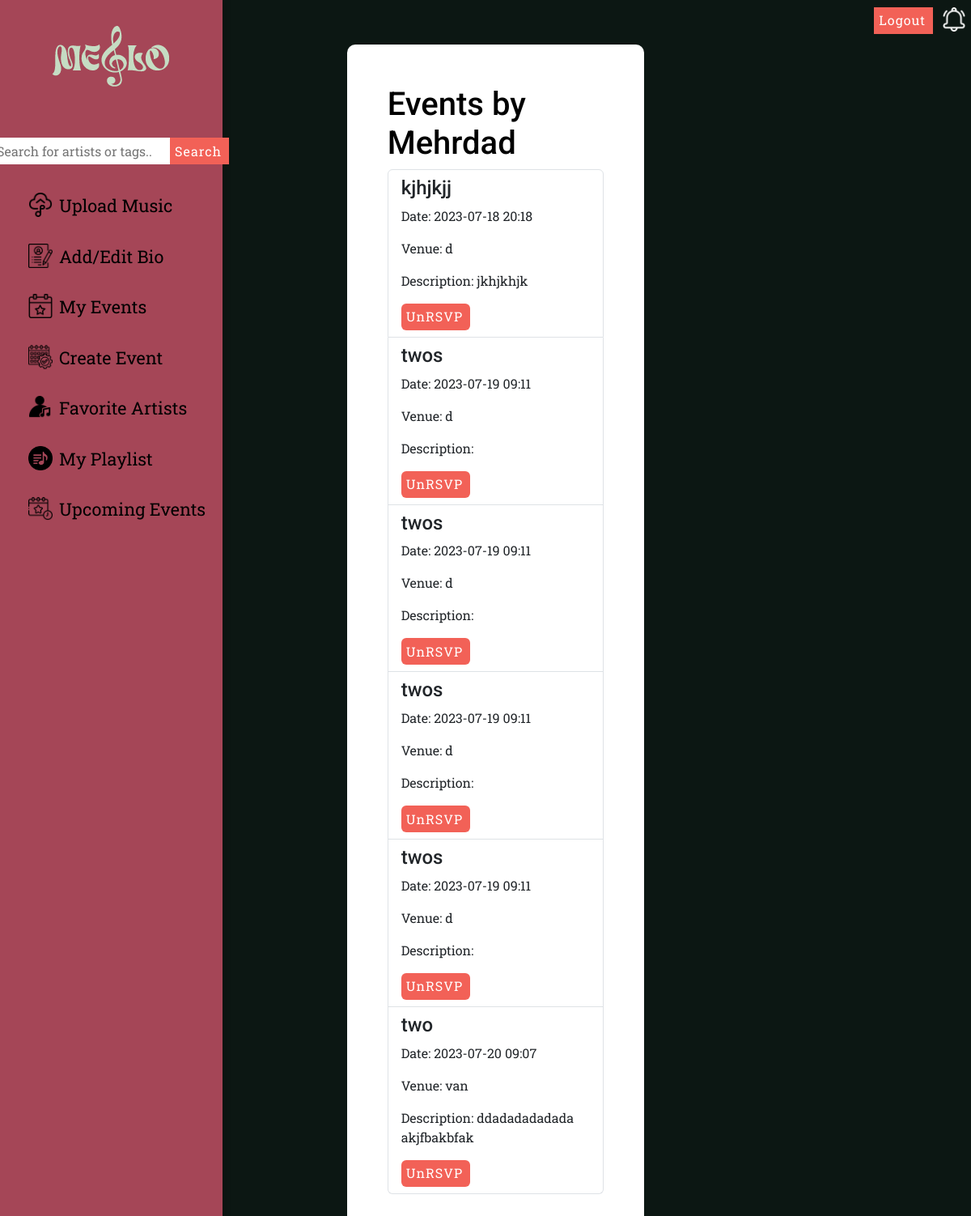
Page /view-events/1 (signed in) on the committed database.
### models.py (models this page shows, shortened)
class User(UserMixin, db.Model):
    id = db.Column(db.Integer, primary_key=True, autoincrement=True)
    username = db.Column(db.String(80), nullable=False, unique=True)
    password = db.Column(db.String(120), nullable=False)
    user_type = db.Column(db.String(10), nullable=False)
    date_join = db.Column(db.DateTime, nullable=False, default=datetime.utcnow)
    user_email = db.Column(db.String(120), nullable=True)
    first_name = db.Column(db.String(80), nullable=False)
    last_name = db.Column(db.String(80), nullable=False)
    notifications = db.relationship('Notification', backref='user', lazy=True)
    type = db.Column(db.String(50))
    followed_ids = db.Column(db.String(1000), default='')
    ...
    __mapper_args__ = {
        'polymorphic_identity': 'user',
        'polymorphic_on': type,
    }
    ...

class Artist(User):
    user_id = db.Column(db.Integer, db.ForeignKey('user.id'), primary_key=True)
    artist_stagename = db.Column(db.String(80), nullable=False)
    artist_city = db.Column(db.String(80), nullable=False)
    artist_tags = db.Column(db.String(80), nullable=False)
    artist_biography = db.Column(db.Text, nullable=True)
    albums = db.relationship('Album', backref='artist', lazy=True)
    events = db.relationship('Event', backref='artist', lazy=True)
    __mapper_args__ = {
        'polymorphic_identity': 'artist',
    }

class Event(db.Model):
    event_id = db.Column(db.Integer, primary_key=True)
    event_title = db.Column(db.String(80), nullable=False)
    event_date = db.Column(db.DateTime, nullable=False)
    event_venue = db.Column(db.String(80), nullable=False)
    description = db.Column(db.Text, nullable=False)
    artist_id = db.Column(db.Integer, db.ForeignKey('artist.user_id'))
    user_events = db.relationship('UserEvent', backref='event', lazy=True)

### app.py (the view)
@app.route('/view-events/<int:artist_id>', methods=['GET'])
def view_events(artist_id):
    events = Event.query.filter_by(artist_id=artist_id).order_by(Event.event_date).all()
    artist = Artist.query.get_or_404(artist_id)
    notifications = get_notifications()
    return render_template('view_events.html', artist_name=artist.artist_stagename, events=events, notifications=notifications)

### app.py (called while the page is built)
@login_manager.user_loader
def load_user(user_id):
    return User.query.get(int(user_id))

def get_notifications():
    return Notification.query.filter_by(user_id=current_user.id).order_by(Notification.timestamp.desc()).all()

### templates/view_events.html (shortened to what this page needs)
{% extends 'base.html' %} {% block title %}View Events{% endblock %} {% block
extra_links %}
<link rel="stylesheet" href="../static/upload.css" />
{% endblock %} {% block content %}
<main class="view-events-page">
  <div class="container">
    <div class="box">
      <div class="box-content">
        <h1>Events by {{ artist_name }}</h1>
        {% if events %}
        <div class="uploaded-songs">
          <ul class="list-group">
            {% for event in events %}
            <li class="list-group-item">
              <h2>{{ event.event_title }}</h2>
              <p>Date: {{ event.event_date.strftime('%Y-%m-%d %H:%M') }}</p>
              <p>Venue: {{ event.event_venue }}</p>
              <p>Description: {{ event.description }}</p>
              {% if event.event_id in user_rsvp %}
              <form
                action="{{ url_for('unrsvp', event_id=event.event_id) }}"
                method="POST"
              >
                <div class="upload-button">
                  <input type="submit" value="UnRSVP" />
                </div>
              </form>
              {% else %}
              <form
                action="{{ url_for('unrsvp', event_id=event.event_id) }}"
                method="POST"
              >
                <div class="upload-button">
                  <input type="submit" value="UnRSVP" class="btn btn-danger" />
                </div>
              </form>
              {% endif %}
            </li>
            {% endfor %}
          </ul>
        </div>
        {% else %}
        <p>No events found.</p>
        {% endif %}
      </div>
    </div>
  </div>
</main>
{% endblock %}

### templates/base.html (shortened to what this page needs)
<!DOCTYPE html>
<html lang="en">
<head>
    <link rel="stylesheet" href="https://cdn.jsdelivr.net/npm/bootstrap@5.3.0/dist/css/bootstrap.min.css">
    {% if show_navbar|default(true) %}
        <link rel="stylesheet" href="../static/top-nav.css"/>
    {% endif %}
    {% block extra_links %}{% endblock %}
</head>
<body>
    {% if show_navbar|default(true) %}
        {% include 'navbar.html' %}
        {% include 'top_nav.html' %}
    {% endif %}
    {% block content %}{% endblock %}
</body>
</html>

### templates/navbar.html (shortened to what this page needs)
<link rel="stylesheet" href="../static/navbar.css" />
<nav class="sidebar">
  <div class="logo">
    <a href="{{ url_for('dashboard') }}"
      ><img src="../static/homepage-images/melo-logo-150.png"
    /></a>
  </div>
  <form id="form" action="{{ url_for('search') }}" method="POST">
    <input
      type="text"
      name="search_query"
      placeholder="Search for artists or tags.."
    />
    <button type="submit">Search</button>
  </form>
  <div class="navList">
    {% if current_user.user_type == 'artist' %}
    <div class="nav-link">
      <a href="/upload"
        ><img src="../static/nav_icons/upload.png" /><span
          >Upload Music</span
        ></a
      >
    </div>
    <div class="nav-link">
      <a
        href="{{ url_for('artist_biography', artist_id=current_user.user_id) }}"
        ><img src="../static/nav_icons/bio.png" /><span>Add/Edit Bio</span></a
      >
    </div>
    <div class="nav-link">
      <a
      href="{{ url_for('view_events', artist_id=current_user.user_id) }}"
      ><img src="../static/nav_icons/events.png" /><span
          >My Events</span
      ></a
      >
    </div>
    <div class="nav-link">
      <a href="/create-event"><img src="../static/nav_icons/create-event.png" /><span>Create Event</span></a>
    </div>
    {% endif %}
    <div class="nav-link_listener">
      <a href="{{ url_for('favorite_artists') }}"
        ><img src="../static/nav_icons/artists.png" /><span
          >Favorite Artists</span
        ></a
      >
    </div>
    <div class="nav-link_listener">
      <a href="{{ url_for('my_playlists') }}"
        ><img src="../static/nav_icons/playlist.png" /><span
          >My Playlist</span
        ></a
      >
    </div>
    <div class="nav-link">
      <a
      href="{{ url_for('my_rsvp_events') }}"
      ><img src="../static/nav_icons/upcoming.png" /><span
          >Upcoming Events</span
      ></a
      >
    </div>
  </div>
</nav>

### templates/top_nav.html (shortened to what this page needs)
<div class="top-nav">
<div class="logout-button">
  <form class="logout" action="{{ url_for('logout') }}" method="POST">
    <input type="submit" value="Logout" />
  </form>
  <div class="dropdown">
    <button class="dropbtn">
      <img
        src="{{ url_for('static', filename='nav_icons/notification.png') }}"
        alt="Notifications"
      />
    </button>
  </div>
</div>
</div>

### static/top-nav.css (style rules this page uses)
.top-nav .logout-button { position: fixed; top: 0; right: 0; height: 35px; border: none; outline: none; color: #FFF; letter-spacing: 1px; cursor: pointer; display: inline-block; }
.top-nav .logout-button form { display: inline; }
.dropbtn { background-color: #0C1713; border: 0; }
.dropbtn img { width: 30px; height: 30px; margin-bottom: 22px; }
.dropdown { position: relative; display: inline-block; top: 8px; }

### static/upload.css (style rules this page uses)
body { background-color: #0C1713; color: black; margin-left: 25px; display: grid; grid-template-columns: repeat(6,1fr); grid-auto-rows: auto; font-family: 'Roboto Slab', serif; background-repeat: no-repeat; background-attachment: fixed; background-size: 100% 100%; }
h1 { font-family: 'Roboto', sans-serif; }
h2 { font-family: 'Roboto', sans-serif; font-size: revert; }
.upload-page, .rsvp-page, .view-events-page { grid-column: 3/5; }
.box { position: relative; padding: 50px 50px; background: #fff; border-radius: 10px; margin-top: 55px; }

### static/navbar.css (style rules this page uses)
.sidebar { color: #FFF; background-color: #A54657; height: 100%; width: 275px; display: flex; flex-direction: column; position: fixed; top: 0; left: 0; animation: slide-in 0.5s ease-in-out; box-shadow: 0px 0px 10px rgba(0, 0, 0, 0.3); }
.sidebar .logo { text-align: center; margin-top: 10px; margin-bottom: 40px; }
.sidebar .logo a { padding: 20px; display: inline-block; }
#form { width: 100%; display: flex; justify-content: center; }
#form input { height:33px; flex: 1; border: none; outline: none; padding-left: 4px; }
.navList { color: #0C1713; font-size: 25px; display: flex; flex-direction: column; align-items: flex-start; width: 275px; margin-top: 20px; font-family: 'Dosis', sans-serif; }
.navList .nav-link { display: flex; align-items: center; padding: 10px 0 15px 0px; width: 100%; align-self: stretch; }
.navList .nav-link a { text-decoration: none; color: black; }
.navList .nav-link img { width: 30px; height: 30px; margin-left: 35px; vertical-align: middle; }
.navList .nav-link span { font-size: 1.35rem; top: 2px; position: relative; left: 8px; font-family: 'Roboto Slab', serif; }
.navList .nav-link_listener { display: flex; align-items: center; padding: 10px 0 15px 0px; width: 100%; align-self: stretch; }
.navList .nav-link_listener a { text-decoration: none; color: black; }
.navList .nav-link_listener img { width: 30px; height: 30px; margin-left: 35px; vertical-align: middle; }
.navList .nav-link_listener span { font-size: 1.35rem; top: 2px; position: relative; left: 8px; font-family: 'Roboto Slab', serif; }
#form button, input[type="submit" i] { background: #F26157; padding: 0px 9px 0px 6px; height: 33px; border: none; outline: none; color: #FFF; letter-spacing: 1px; cursor: pointer; }

### rows in the picture
Artist: artist_stagename "Mehrdad"
Event: event_title "kjhjkjj", event_date "2023-07-18 20:18", event_venue "d", description "jkhjkhjk"
Event: event_title "twos", event_date "2023-07-19 09:11", event_venue "d"
Event: event_title "twos", event_date "2023-07-19 09:11", event_venue "d"
Event: event_title "twos", event_date "2023-07-19 09:11", event_venue "d"
Event: event_title "twos", event_date "2023-07-19 09:11", event_venue "d"
Event: event_title "two", event_date "2023-07-20 09:07", event_venue "van", description "ddadadadadada akjfbakbfak"
